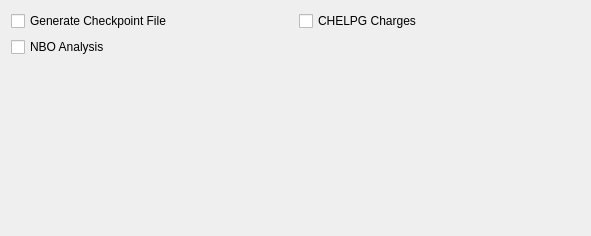
              <widget class="QWidget" name="pageWavefunctionAnalysis">
               <property name="geometry">
                <rect>
                 <x>0</x>
                 <y>0</y>
                 <width>591</width>
                 <height>236</height>
                </rect>
               </property>
               <attribute name="label">
                <string>Wavefunction Analysis</string>
               </attribute>
               <layout class="QVBoxLayout" name="verticalLayout_25">
                <item>
                 <layout class="QGridLayout" name="gridLayout_13">
                  <item row="0" column="0">
                   <widget class="QCheckBox" name="gui">
                    <property name="text">
                     <string>Generate Checkpoint File</string>
                    </property>
                   </widget>
                  </item>
                  <item row="0" column="1">
                   <widget class="QCheckBox" name="chelpg">
                    <property name="text">
                     <string>CHELPG Charges</string>
                    </property>
                   </widget>
                  </item>
                  <item row="1" column="0">
                   <widget class="QCheckBox" name="nbo">
                    <property name="text">
                     <string>NBO Analysis</string>
                    </property>
                   </widget>
                  </item>
                 </layout>
                </item>
                <item>
                 <spacer name="verticalSpacer_24">
                  <property name="orientation">
                   <enum>Qt::Vertical</enum>
                  </property>
                  <property name="sizeHint" stdset="0">
                   <size>
                    <width>20</width>
                    <height>52</height>
                   </size>
                  </property>
                 </spacer>
                </item>
               </layout>
              </widget>
